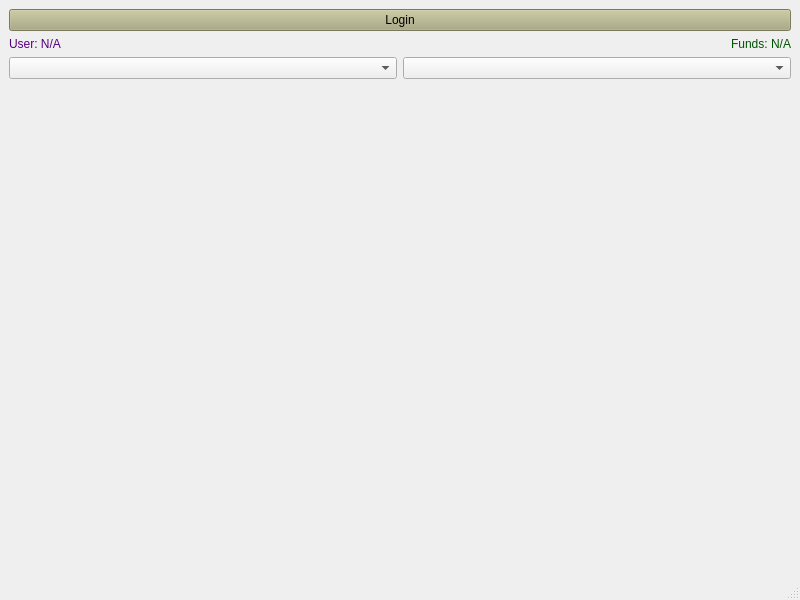
<?xml version="1.0" encoding="UTF-8"?>
<ui version="4.0">
 <class>MainWindow</class>
 <widget class="QMainWindow" name="MainWindow">
  <property name="geometry">
   <rect>
    <x>0</x>
    <y>0</y>
    <width>800</width>
    <height>600</height>
   </rect>
  </property>
  <property name="windowTitle">
   <string>QphoeniX Trading</string> </property>
  <widget class="QWidget" name="centralwidget">
   <layout class="QVBoxLayout" name="verticalLayout">
    <item>
     <widget class="QPushButton" name="loginButton">
      <property name="styleSheet">
       <string notr="true">font: 700 11pt &quot;Segoe UI&quot;;
color: rgb(0, 0, 0);
background-color: rgb(170, 170, 127);</string>
      </property>
      <property name="text">
       <string>Login</string>
      </property>
     </widget>
    </item>
    <item>
     <layout class="QHBoxLayout" name="statusLayout">
      <item>
       <widget class="QLabel" name="statusLabel">
        <property name="sizePolicy">
         <sizepolicy hsizetype="Preferred" vsizetype="Preferred">
          <horstretch>1</horstretch> <verstretch>0</verstretch>
         </sizepolicy>
        </property>
        <property name="styleSheet">
         <string notr="true">font: 700 9pt &quot;Segoe UI&quot;;
color: rgb(85, 0, 127);</string>
        </property>
        <property name="text">
         <string>User: N/A</string> </property>
       </widget>
      </item>
      <item>
       <widget class="QLabel" name="fundsLabel">
        <property name="sizePolicy">
         <sizepolicy hsizetype="Preferred" vsizetype="Preferred">
          <horstretch>1</horstretch> <verstretch>0</verstretch>
         </sizepolicy>
        </property>
        <property name="styleSheet">
         <string notr="true">font: 700 9pt &quot;Segoe UI&quot;;
color: rgb(0, 85, 0);</string> </property>
        <property name="text">
         <string>Funds: N/A</string> </property>
        <property name="alignment">
         <set>Qt::AlignRight|Qt::AlignTrailing|Qt::AlignVCenter</set> </property>
       </widget>
      </item>
     </layout>
    </item>
    <item>
     <layout class="QHBoxLayout" name="horizontalLayout">
      <item>
       <widget class="QComboBox" name="instrumentComboBox"/>
      </item>
      <item>
       <widget class="QComboBox" name="intervalComboBox"/>
      </item>
     </layout>
    </item>
    <item>
     <widget class="QChartView" name="chartView" native="true">
      <property name="sizePolicy">
       <sizepolicy hsizetype="Preferred" vsizetype="Expanding"> <horstretch>0</horstretch>
        <verstretch>3</verstretch> </sizepolicy>
      </property>
     </widget>
    </item>
   </layout>
  </widget>
  <widget class="QMenuBar" name="menubar">
   <property name="geometry">
    <rect>
     <x>0</x>
     <y>0</y>
     <width>800</width>
     <height>25</height>
    </rect>
   </property>
  </widget>
  <widget class="QStatusBar" name="statusbar"/>
 </widget>
 <customwidgets>
  <customwidget>
   <class>QChartView</class>
   <extends>QWidget</extends>
   <header location="global">QtCharts/QChartView</header> <container>1</container> </customwidget>
 </customwidgets>
 <resources/>
 <connections/>
</ui>
